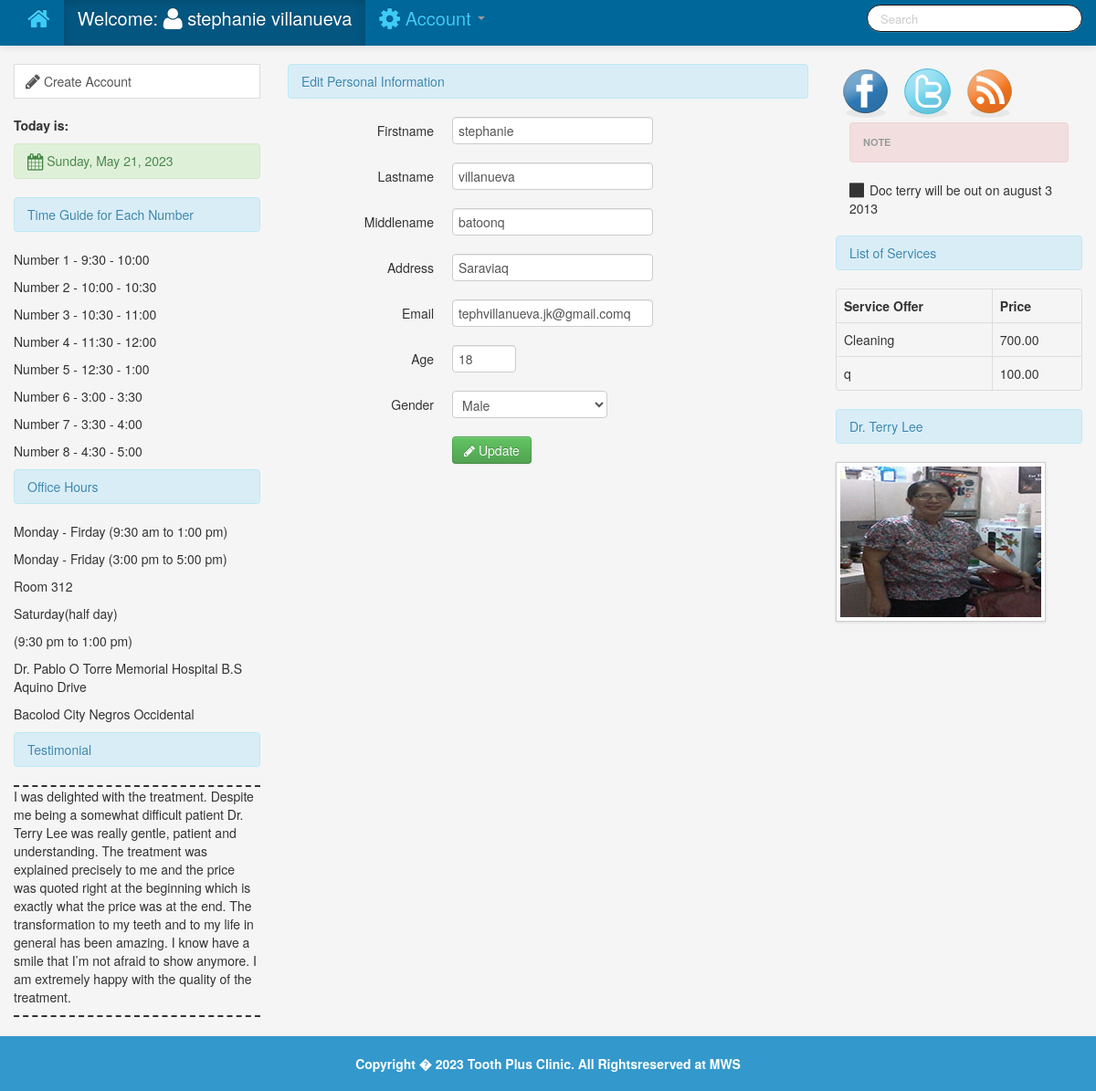
The page /edit_info.php (signed in) on the database its author committed.
### tables this page shows
CREATE TABLE IF NOT EXISTS `members` (
  `member_id` int(11) NOT NULL AUTO_INCREMENT,
  `firstname` varchar(100) NOT NULL,
  `lastname` varchar(100) NOT NULL,
  `middlename` varchar(100) NOT NULL,
  `address` varchar(100) NOT NULL,
  `email` varchar(100) NOT NULL,
  `contact_no` varchar(100) NOT NULL,
  `age` int(11) NOT NULL,
  `gender` varchar(100) NOT NULL,
  `username` varchar(100) NOT NULL,
  `password` varchar(100) NOT NULL,
  PRIMARY KEY (`member_id`)
);

CREATE TABLE IF NOT EXISTS `note` (
  `note_id` int(11) NOT NULL AUTO_INCREMENT,
  `date` varchar(100) NOT NULL,
  `message` varchar(200) NOT NULL,
  PRIMARY KEY (`note_id`)
);

CREATE TABLE IF NOT EXISTS `service` (
  `service_id` int(11) NOT NULL AUTO_INCREMENT,
  `service_offer` varchar(100) NOT NULL,
  `price` decimal(11,2) NOT NULL,
  PRIMARY KEY (`service_id`)
);

### session.php (called while the page is built, shortened)
<?php
$session_id=$_SESSION['id'];
?>

### edit_info.php (the view, shortened to what this page needs)
<?php include('header.php'); ?>
<?php include('session.php'); ?>
<?php include('dbcon.php'); ?>
<?php include('navbar_dasboard.php'); ?>
    <div class="container">
		<div class="margin-top">
			<div class="row">
				<div class="span3">
					    <ul class="nav nav-tabs nav-stacked">
							<li class="active">
							<a href="#"><i class="icon-pencil icon-large"></i>&nbsp;Create Account</a>
							</li>
						</ul>
						<p><strong>Today is:</strong></p>
				 <div class="alert alert-success">
                        <i class="icon-calendar icon-large"></i>
                        <?php
                        $Today = date('d:m:y');
                        $new = date('l, F d, Y', strtotime($Today));
                        echo $new;
                        ?>
                    </div>
		<div class="alert alert-info">Time Guide for Each Number</div>
						<p>Number 1  - 9:30 - 10:00</p>
						<p>Number 2  - 10:00 - 10:30</p>
						<p>Number 3  - 10:30 - 11:00</p>
						<p>Number 4  - 11:30 - 12:00</p>
						<p>Number 5  - 12:30 - 1:00</p>
						<p>Number 6  - 3:00 - 3:30</p>
						<p>Number 7  - 3:30 - 4:00</p>
						<p>Number 8  - 4:30 - 5:00</p>
				<div class="alert alert-info">Office Hours</div>
						<p>Monday - Firday (9:30 am to 1:00 pm)</p>
						<p>Monday - Friday (3:00 pm to 5:00 pm)</p>
						<p>Room 312</p>
						<p>Saturday(half day)</p>
						<p>(9:30 pm to 1:00 pm)</p>
						<p>Dr. Pablo O Torre Memorial Hospital B.S Aquino Drive</p>
						<p>Bacolod City Negros Occidental</p>
				<div class="alert alert-info">Testimonial</div>
				<div class="testimonial_div">
					<p>
					I was delighted with the treatment. Despite me being a somewhat difficult patient Dr. Terry Lee was really gentle, patient and understanding.
					The treatment was explained precisely to me and the price was quoted right at the beginning which is exactly what the price was at the end.
					The transformation to my teeth and to my life in general has been amazing.
					I know have a smile that I’m not afraid to show anymore. I am extremely happy with the quality of the treatment.
					</p>
					</div>
				</div>
				<div class="span6">
				<div class="alert alert-info">Edit Personal Information</div>
	<?php
	$member_query = mysqli_query($conn,"select * from members where member_id='$session_id'")or die(mysqli_error($conn));
	$member_row= mysqli_fetch_array($member_query);
	?>
	 <form class="form-horizontal" method="POST">
		<div class="control-group">
			<label class="control-label" for="inputEmail">Firstname</label>
			<div class="controls">
			<input type="text" value="<?php echo $member_row['firstname']; ?>" name="firstname" id="inputEmail" placeholder="Firstname" required>
			</div>
		</div>
		<div class="control-group">
			<label class="control-label" for="inputPassword">Lastname</label>
			<div class="controls">
			<input type="text" name="lastname" id="inputPassword" placeholder="Lastname" value="<?php echo $member_row['lastname']; ?>" required>
			</div>
		</div>
		<div class="control-group">
			<label class="control-label" for="inputPassword">Middlename</label>
			<div class="controls">
			<input type="text" name="middlename" id="inputPassword" value="<?php echo $member_row['middlename']; ?>" placeholder="Middlename" required>
			</div>
		</div>
		<div class="control-group">
			<label class="control-label" for="inputPassword">Address</label>
			<div class="controls">
			<input type="text" name="address" value="<?php echo $member_row['address']; ?>" id="inputPassword" placeholder="Address" required>
			</div>
		</div>
		<div class="control-group">
			<label class="control-label" for="inputPassword">Email</label>
			<div class="controls">
			<input type="text" name="email" id="inputPassword" value="<?php echo $member_row['email']; ?>" placeholder="Email" required>
			</div>
		</div>
		<div class="control-group">
			<label class="control-label" for="inputPassword">Age</label>
			<div class="controls">
			<input type="text" name="age" class="span1" value="<?php echo $member_row['age']; ?>" id="inputPassword" placeholder="Age" required>
			</div>
		</div>
		<div class="control-group">
			<label class="control-label" for="inputPassword">Gender</label>
			<div class="controls">
			<select class="span2" name="gender" required>
			<option><?php echo $member_row['gender']; ?></option>
			</select>
			</div>
		</div>
		<div class="control-group">
			<div class="controls">
			<button type="submit" name="update" class="btn btn-success"><i class="icon-pencil"></i>&nbsp;Update</button>
			</div>
		</div>
    </form>
				</div>
				<div class="span3">
				<img src="img/32x32/facebook.png">
				<img src="img/32x32/twitter.png">
				<img src="img/32x32/rss.png">
				    <ul class="nav nav-list">
					 <div class="alert alert-danger"><li class="nav-header">NOTE</li></div>
				<?php
				$note_query = mysqli_query($conn,"select * from note ")or die(mysqli_error($conn));
				$note_count =mysqli_num_rows($note_query);
				while($note_row = mysqli_fetch_array($note_query)){
				if ($note_count > 0){ ?>
				<li><i class="icon-stop icon-large"></i>&nbsp;<?php echo $note_row['message'] ?></li>
				<?php
				}  }
				?>
				</ul>
				<br>
				<div class="alert alert-info">List of Services</div>
						<table class="table  table-bordered">
                                <thead>
                                    <tr>
                                        <th>Service Offer</th>
                                        <th>Price</th>
                                    </tr>
                                </thead>
                                <tbody>
                                  <?php $user_query=mysqli_query($conn,"select * from service")or die(mysqli_error($conn));
									while($row=mysqli_fetch_array($user_query)){
									$id=$row['service_id']; ?>
									 <tr class="del<?php echo $id ?>">
                                    <td><?php echo $row['service_offer']; ?></td>
                                    <td><?php echo $row['price']; ?></td>
									<?php } ?>
                                </tbody>
                            </table>
				<div class="alert alert-info">Dr. Terry Lee</div>
					<img  class="img img-polaroid" src="images/c.jpg">
				</div>
			</div>
		</div>
    </div>
<?php include('footer.php') ?>

### navbar_dasboard.php (shortened to what this page needs)
     	 <div class="navbar navbar-fixed-top navbar-inverse">
            <div class="navbar-inner">
                <div class="container">
                    <div class="nav-collapse collapse">
					<ul class="nav">
					<?php
					$query=mysqli_query($conn,"select * from members where member_id='$session_id'")or die(mysqli_error($conn));
					$row=mysqli_fetch_array($query);
					?>
					<li><a href="dasboard.php" class=""><i class="icon-home icon-large"></i></a></li>
					<li class="active" ><a href="dasboard.php" class="">Welcome:&nbsp;<i class="icon-user icon-large"></i>&nbsp;<?php echo $row['firstname']." ".$row['lastname']; ?></a></li>
					<li class="dropdown">
<a class="dropdown-toggle" data-toggle="dropdown" href="#">
<i class="icon-cog icon-large"></i>&nbsp;Account
<b class="caret"></b>
</a>
</li>
					</ul>
					     <form class="navbar-search pull-right">
    <input type="text" class="search-query" placeholder="Search">
    </form>
                    </div>
                </div>
            </div>
        </div>

### css/docs.css (style rules this page uses)
.testimonial_div { border-bottom: 2px dashed; border-top: 2px dashed; margin-bottom: 10px }
.navbar { *position: relative; *z-index: 2; margin-bottom: 20px; overflow: visible; }
.navbar-inner { min-height: 40px; padding-right: 20px; padding-left: 20px; background-color: #3dccf8; }
.margin-top { margin-top:70px; }
body { background:#f5f5f5; position: relative; }
body > .navbar { font-size: 13px; }

### rows shown on the page
members: firstname "stephanie", lastname "villanueva", middlename "batoonq", address "Saraviaq", email "tephvillanueva.jk@gmail.comq", age "18", gender "Male"
note: message "Doc terry will be out on august 3 2013"
service: service_offer "Cleaning", price "700.00"
service: service_offer "q", price "100.00"
